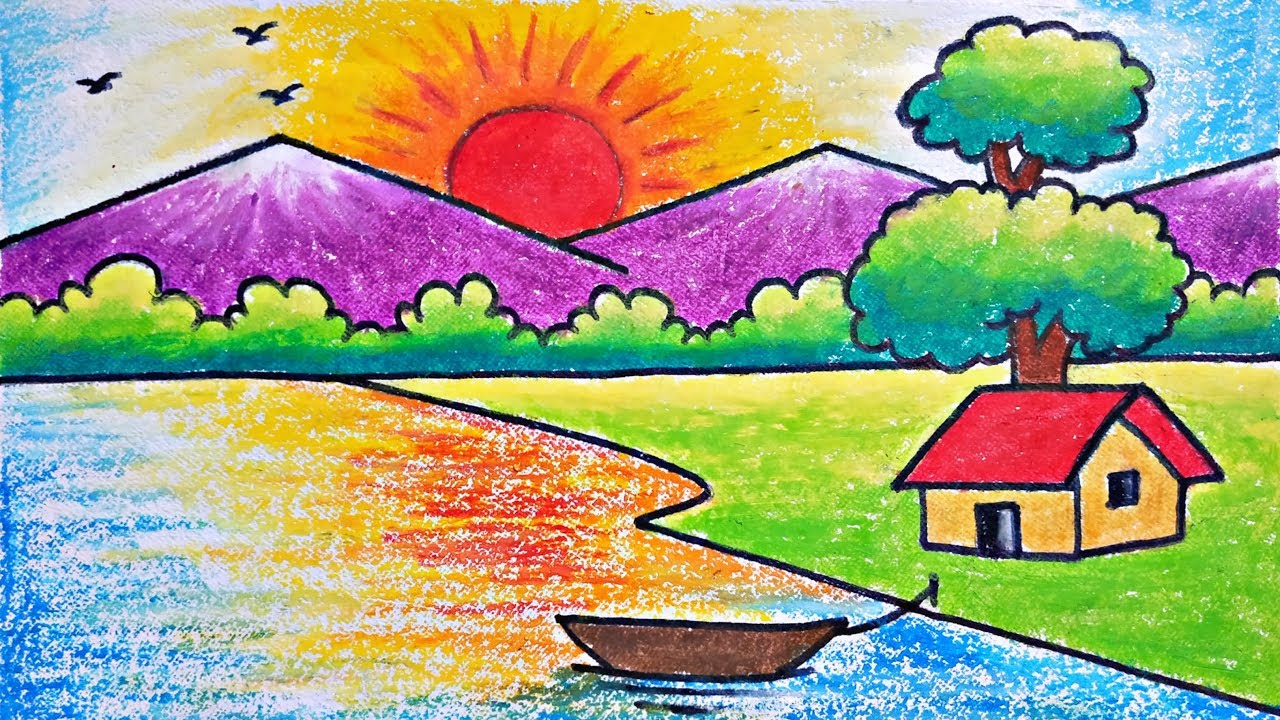
#> input picture neg1.jpg, 1280 x 720 px
$ python negative.py
#> lines starting #> are read from the running program, lines starting #| are printed output that depends on the picture
import cv2
from matplotlib import pyplot as plt

img = cv2.imread("neg1.jpg", 0)
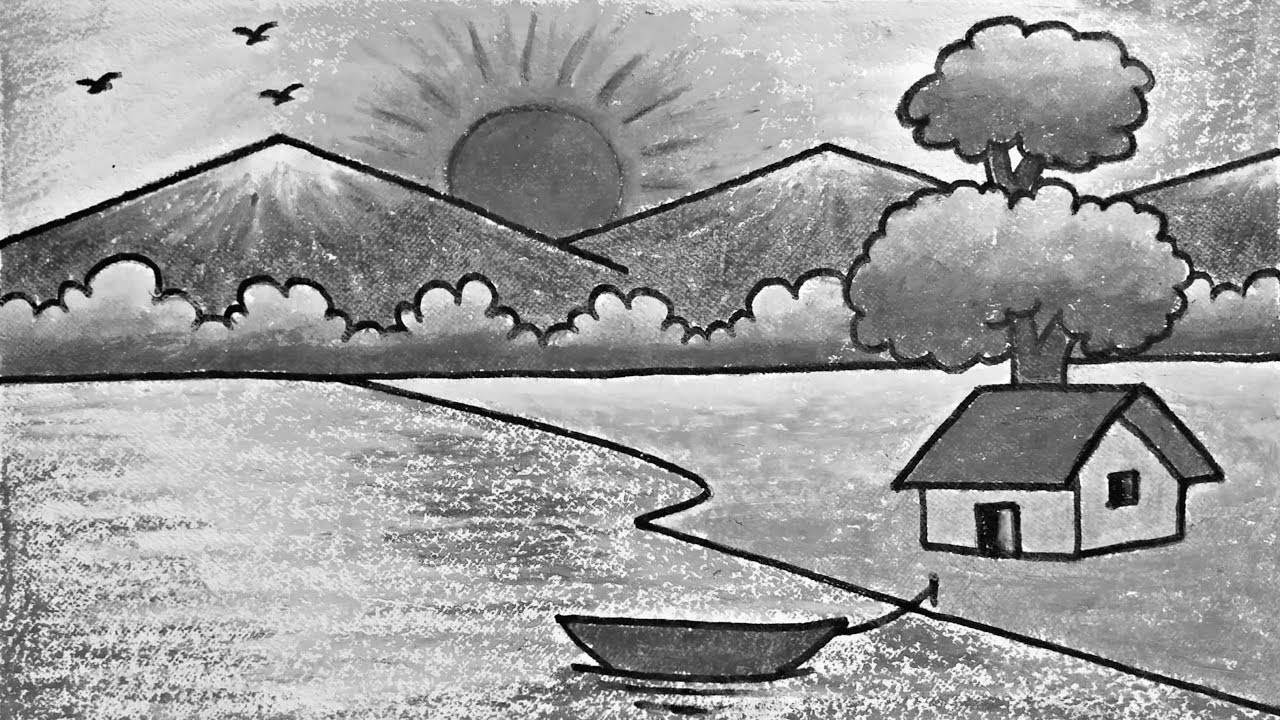
#> img: shape (720, 1280); min 0, max 255, mean 157.4
cv2.imshow('original', img)
im = img.copy()
x, y = img.shape[:2]
#> x = 720; y = 1280
for i in range(x):
    for j in range(y):
        im[i, j] = 255-img[i, j]
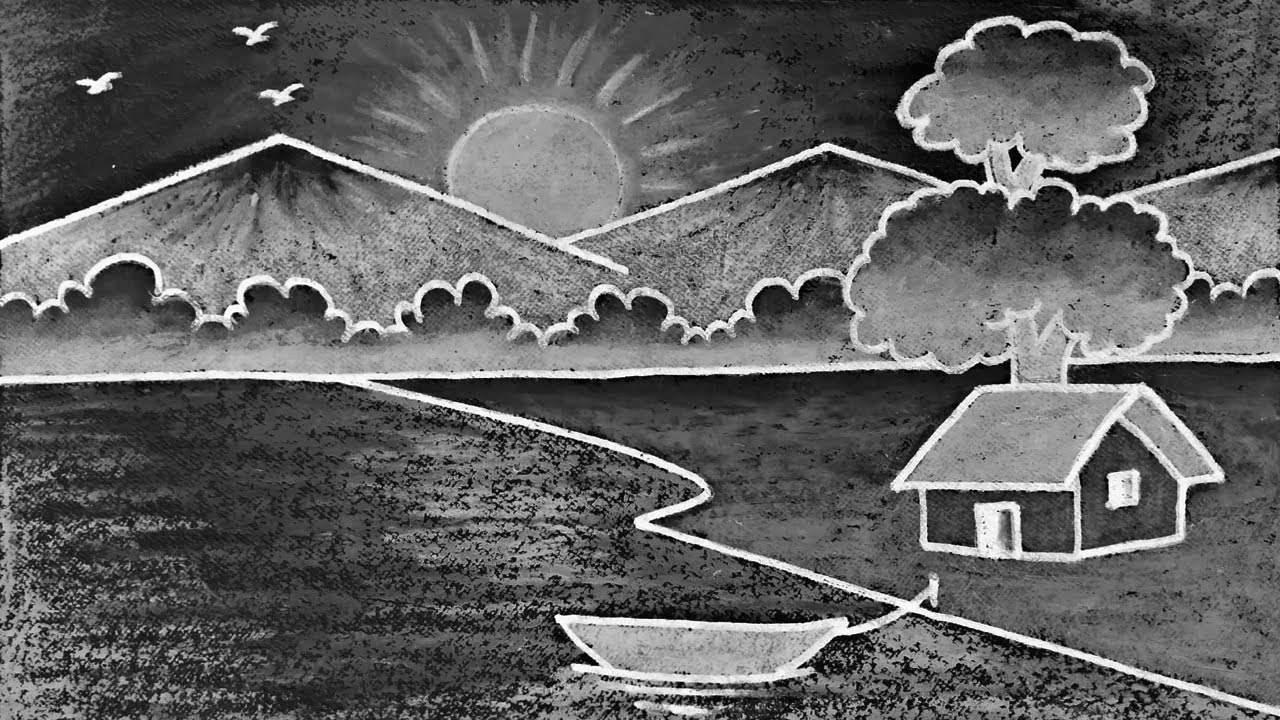
#> im: shape (720, 1280); min 0, max 255, mean 97.6
cv2.imshow("Negative", im)

plt.figure("Histogram")
plt.hist(img.flatten(), 254, [1, 254], color='r')
plt.plot(cv2.calcHist([im], [0], None, [254], [1, 254]), color='b')
plt.legend(('Changed', 'Original'), loc='upper left')
plt.xlabel('Pixel values')
plt.ylabel('No. of pixels')
plt.show()
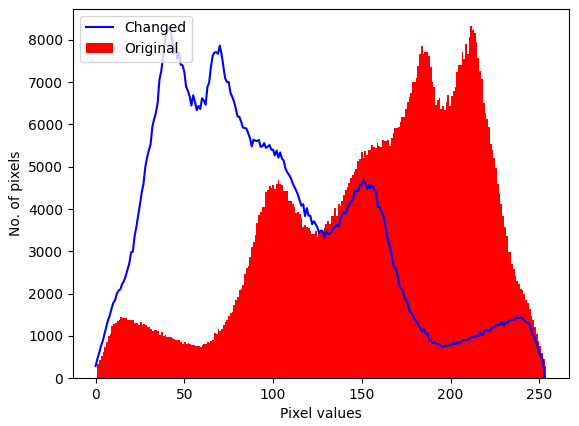
#> figure drawn by matplotlib, 1 panel; tallest bar 8322 high, from x = 211.2 to 212.2; curve peaks at x = 42, y = 8322

$ run again, with die.jpeg copied over neg1.jpg
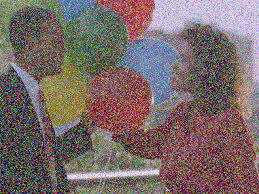
#> input picture die.jpeg, 259 x 194 px
#> after the loop `for i in range(x):`:
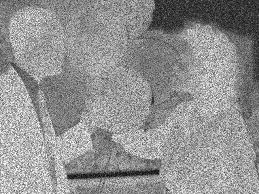
#> im: shape (194, 259); min 0, max 255, mean 144.8
#> `plt.show()`:
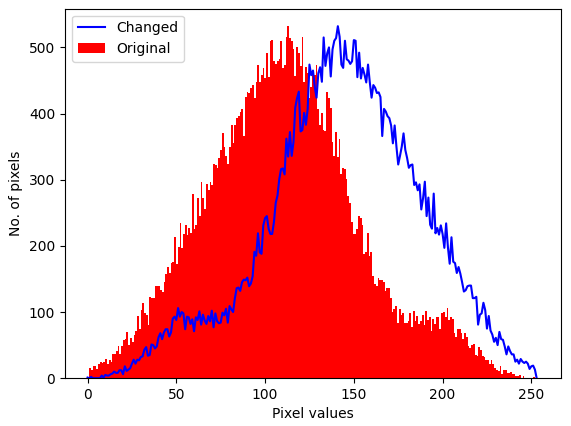
#> figure drawn by matplotlib, 1 panel; tallest bar 532 high, from x = 112.6 to 113.6; curve peaks at x = 141, y = 532
